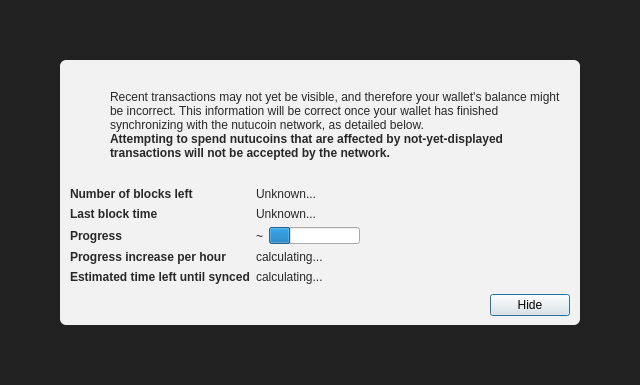
<?xml version="1.0" encoding="UTF-8"?>
<ui version="4.0">
 <class>ModalOverlay</class>
 <widget class="ModalOverlay" name="ModalOverlay">
  <property name="geometry">
   <rect>
    <x>0</x>
    <y>0</y>
    <width>640</width>
    <height>385</height>
   </rect>
  </property>
  <property name="windowTitle">
   <string>Form</string>
  </property>
  <layout class="QVBoxLayout" name="verticalLayout" stretch="0">
   <property name="sizeConstraint">
    <enum>QLayout::SetDefaultConstraint</enum>
   </property>
   <property name="leftMargin">
    <number>0</number>
   </property>
   <property name="topMargin">
    <number>0</number>
   </property>
   <property name="rightMargin">
    <number>0</number>
   </property>
   <property name="bottomMargin">
    <number>0</number>
   </property>
   <item>
    <widget class="QWidget" name="bgWidget" native="true">
     <property name="styleSheet">
      <string notr="true">#bgWidget { background: rgba(0,0,0,220); }</string>
     </property>
     <layout class="QVBoxLayout" name="verticalLayoutMain" stretch="1">
      <property name="leftMargin">
       <number>60</number>
      </property>
      <property name="topMargin">
       <number>60</number>
      </property>
      <property name="rightMargin">
       <number>60</number>
      </property>
      <property name="bottomMargin">
       <number>60</number>
      </property>
      <item>
       <widget class="QWidget" name="contentWidget" native="true">
        <property name="styleSheet">
         <string notr="true">#contentWidget { background: rgba(255,255,255,240); border-radius: 6px; }

QLabel { color: rgb(40,40,40);  }</string>
        </property>
        <layout class="QVBoxLayout" name="verticalLayoutSub" stretch="1,0,0,0">
         <property name="spacing">
          <number>0</number>
         </property>
         <property name="leftMargin">
          <number>10</number>
         </property>
         <property name="topMargin">
          <number>10</number>
         </property>
         <property name="rightMargin">
          <number>10</number>
         </property>
         <property name="bottomMargin">
          <number>10</number>
         </property>
         <item>
          <layout class="QHBoxLayout" name="horizontalLayoutIconText" stretch="0,1">
           <property name="topMargin">
            <number>20</number>
           </property>
           <item>
            <layout class="QVBoxLayout" name="verticalLayoutIcon">
             <property name="leftMargin">
              <number>0</number>
             </property>
             <item>
              <widget class="QPushButton" name="warningIcon">
               <property name="enabled">
                <bool>false</bool>
               </property>
               <property name="text">
                <string/>
               </property>
               <property name="icon">
                <iconset>
                 <normaloff>:/icons/warning</normaloff>
                 <disabledoff>:/icons/warning</disabledoff>:/icons/warning</iconset>
               </property>
               <property name="iconSize">
                <size>
                 <width>48</width>
                 <height>48</height>
                </size>
               </property>
               <property name="flat">
                <bool>true</bool>
               </property>
              </widget>
             </item>
             <item>
              <spacer name="verticalSpacerWarningIcon">
               <property name="orientation">
                <enum>Qt::Vertical</enum>
               </property>
               <property name="sizeHint" stdset="0">
                <size>
                 <width>20</width>
                 <height>40</height>
                </size>
               </property>
              </spacer>
             </item>
            </layout>
           </item>
           <item>
            <layout class="QVBoxLayout" name="verticalLayoutInfoText">
             <property name="leftMargin">
              <number>0</number>
             </property>
             <property name="topMargin">
              <number>0</number>
             </property>
             <item>
              <widget class="QLabel" name="infoText">
               <property name="text">
                <string>Recent transactions may not yet be visible, and therefore your wallet's balance might be incorrect. This information will be correct once your wallet has finished synchronizing with the nutucoin network, as detailed below.</string>
               </property>
               <property name="textFormat">
                <enum>Qt::RichText</enum>
               </property>
               <property name="wordWrap">
                <bool>true</bool>
               </property>
              </widget>
             </item>
             <item>
              <widget class="QLabel" name="infoTextStrong">
               <property name="font">
                <font>
                 <weight>75</weight>
                 <bold>true</bold>
                </font>
               </property>
               <property name="text">
                <string>Attempting to spend nutucoins that are affected by not-yet-displayed transactions will not be accepted by the network.</string>
               </property>
               <property name="textFormat">
                <enum>Qt::RichText</enum>
               </property>
               <property name="wordWrap">
                <bool>true</bool>
               </property>
              </widget>
             </item>
             <item>
              <spacer name="verticalSpacerInTextSpace">
               <property name="orientation">
                <enum>Qt::Vertical</enum>
               </property>
               <property name="sizeHint" stdset="0">
                <size>
                 <width>20</width>
                 <height>40</height>
                </size>
               </property>
              </spacer>
             </item>
            </layout>
           </item>
          </layout>
         </item>
         <item>
          <spacer name="verticalSpacerAfterText">
           <property name="orientation">
            <enum>Qt::Vertical</enum>
           </property>
           <property name="sizeHint" stdset="0">
            <size>
             <width>20</width>
             <height>40</height>
            </size>
           </property>
          </spacer>
         </item>
         <item>
          <layout class="QFormLayout" name="formLayout">
           <property name="fieldGrowthPolicy">
            <enum>QFormLayout::FieldsStayAtSizeHint</enum>
           </property>
           <property name="horizontalSpacing">
            <number>6</number>
           </property>
           <property name="verticalSpacing">
            <number>6</number>
           </property>
           <property name="topMargin">
            <number>10</number>
           </property>
           <item row="0" column="0">
            <widget class="QLabel" name="labelNumberOfBlocksLeft">
             <property name="font">
              <font>
               <weight>75</weight>
               <bold>true</bold>
              </font>
             </property>
             <property name="text">
              <string>Number of blocks left</string>
             </property>
            </widget>
           </item>
           <item row="0" column="1">
            <widget class="QLabel" name="numberOfBlocksLeft">
             <property name="text">
              <string>Unknown...</string>
             </property>
            </widget>
           </item>
           <item row="1" column="0">
            <widget class="QLabel" name="labelLastBlockTime">
             <property name="font">
              <font>
               <weight>75</weight>
               <bold>true</bold>
              </font>
             </property>
             <property name="text">
              <string>Last block time</string>
             </property>
            </widget>
           </item>
           <item row="1" column="1">
            <widget class="QLabel" name="newestBlockDate">
             <property name="sizePolicy">
              <sizepolicy hsizetype="Maximum" vsizetype="Preferred">
               <horstretch>0</horstretch>
               <verstretch>0</verstretch>
              </sizepolicy>
             </property>
             <property name="text">
              <string>Unknown...</string>
             </property>
            </widget>
           </item>
           <item row="2" column="0">
            <widget class="QLabel" name="labelSyncDone">
             <property name="font">
              <font>
               <weight>75</weight>
               <bold>true</bold>
              </font>
             </property>
             <property name="text">
              <string>Progress</string>
             </property>
            </widget>
           </item>
           <item row="2" column="1">
            <layout class="QHBoxLayout" name="horizontalLayoutSync" stretch="0,1">
             <item>
              <widget class="QLabel" name="percentageProgress">
               <property name="text">
                <string notr="true">~</string>
               </property>
              </widget>
             </item>
             <item>
              <widget class="QProgressBar" name="progressBar">
               <property name="value">
                <number>24</number>
               </property>
               <property name="format">
                <string/>
               </property>
              </widget>
             </item>
            </layout>
           </item>
           <item row="4" column="0">
            <widget class="QLabel" name="labelProgressIncrease">
             <property name="font">
              <font>
               <weight>75</weight>
               <bold>true</bold>
              </font>
             </property>
             <property name="text">
              <string>Progress increase per hour</string>
             </property>
            </widget>
           </item>
           <item row="4" column="1">
            <widget class="QLabel" name="progressIncreasePerH">
             <property name="text">
              <string>calculating...</string>
             </property>
            </widget>
           </item>
           <item row="5" column="0">
            <widget class="QLabel" name="labelEstimatedTimeLeft">
             <property name="font">
              <font>
               <weight>75</weight>
               <bold>true</bold>
              </font>
             </property>
             <property name="text">
              <string>Estimated time left until synced</string>
             </property>
            </widget>
           </item>
           <item row="5" column="1">
            <widget class="QLabel" name="expectedTimeLeft">
             <property name="text">
              <string>calculating...</string>
             </property>
            </widget>
           </item>
          </layout>
         </item>
         <item>
          <layout class="QHBoxLayout" name="horizontalLayoutButtons">
           <property name="leftMargin">
            <number>10</number>
           </property>
           <property name="topMargin">
            <number>10</number>
           </property>
           <item>
            <spacer name="horizontalSpacer">
             <property name="orientation">
              <enum>Qt::Horizontal</enum>
             </property>
             <property name="sizeHint" stdset="0">
              <size>
               <width>40</width>
               <height>20</height>
              </size>
             </property>
            </spacer>
           </item>
           <item>
            <widget class="QPushButton" name="closeButton">
             <property name="text">
              <string>Hide</string>
             </property>
             <property name="focusPolicy">
              <enum>Qt::StrongFocus</enum>
             </property>
             <property name="default">
              <bool>true</bool>
             </property>
            </widget>
           </item>
          </layout>
         </item>
        </layout>
       </widget>
      </item>
     </layout>
    </widget>
   </item>
  </layout>
 </widget>
 <customwidgets>
  <customwidget>
   <class>ModalOverlay</class>
   <extends>QWidget</extends>
   <header>qt/modaloverlay.h</header>
   <container>1</container>
  </customwidget>
 </customwidgets>
 <resources/>
 <connections/>
</ui>
